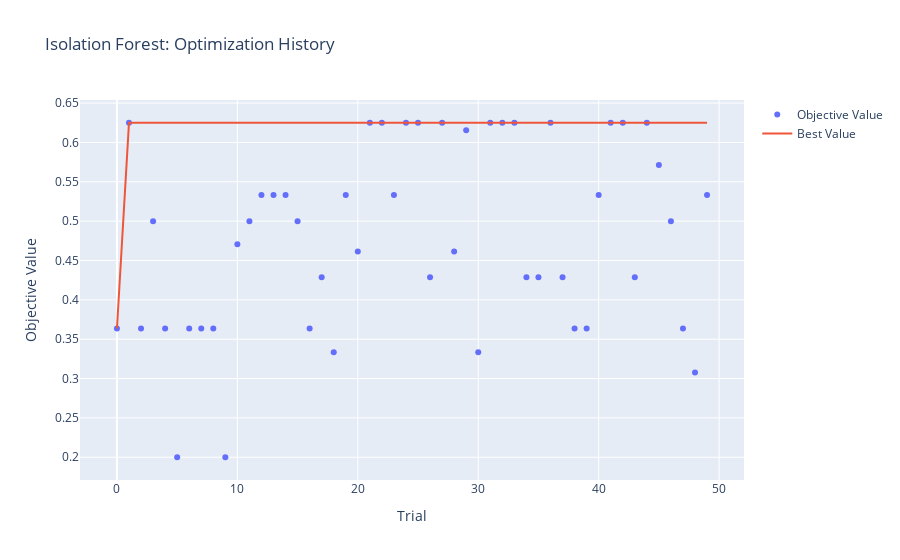
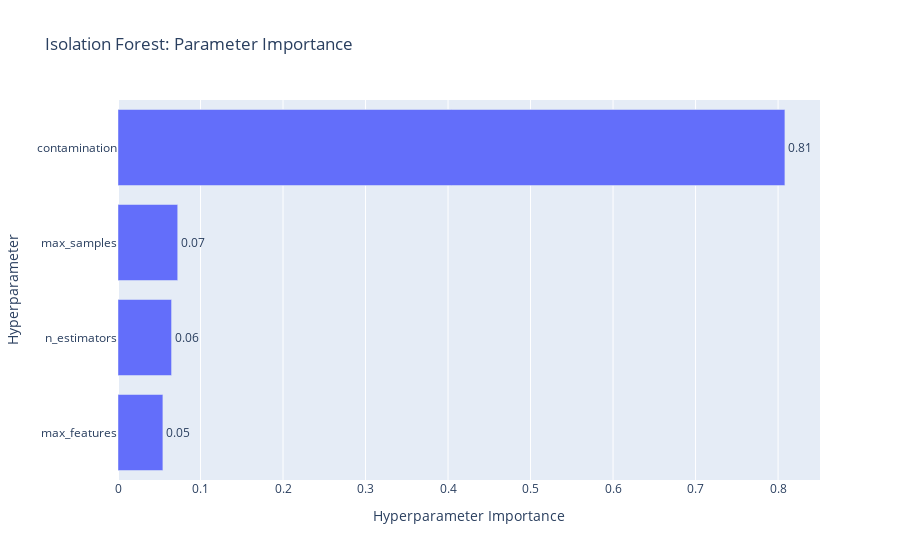

Write notebook code for charts like these, in order.
### Code cell
# Visualize Optuna optimization (Isolation Forest)
fig_history = plot_optimization_history(study_if)
fig_history.update_layout(title="Isolation Forest: Optimization History")
fig_history.write_html(REPORTS_DIR / '04_if_optimization_history.html')
fig_history.show()

fig_importance = plot_param_importances(study_if)
fig_importance.update_layout(title="Isolation Forest: Parameter Importance")
fig_importance.write_html(REPORTS_DIR / '04_if_param_importance.html')
fig_importance.show()

print(f"✅ Saved optimization visualizations to {REPORTS_DIR}")

### Figure 1 — Plotly figure (JSON) as saved in the notebook; plotly's stock layout.template omitted (floating-point values rounded to 4 significant figures)
{"data": [{"mode": "markers", "name": "Objective Value", "type": "scatter", "x": [0, 1, 2, 3, 4, 5, 6, 7, 8, 9, 10, 11, 12, 13, 14, 15, 16, 17, 18, 19, 20, 21, 22, 23, 24, 25, 26, 27, 28, 29, 30, 31, 32, 33, 34, 35, 36, 37, 38, 39, 40, 41, 42, 43, 44, 45, 46, 47, 48, 49], "y": [0.3636, 0.625, 0.3636, 0.5, 0.3636, 0.2, 0.3636, 0.3636, 0.3636, 0.2, 0.4706, 0.5, 0.5333, 0.5333, 0.5333, 0.5, 0.3636, 0.4286, 0.3333, 0.5333, 0.4615, 0.625, 0.625, 0.5333, 0.625, 0.625, 0.4286, 0.625, 0.4615, 0.6154, 0.3333, 0.625, 0.625, 0.625, 0.4286, 0.4286, 0.625, 0.4286, 0.3636, 0.3636, 0.5333, 0.625, 0.625, 0.4286, 0.625, 0.5714, 0.5, 0.3636, 0.3077, 0.5333]}, {"mode": "lines", "name": "Best Value", "type": "scatter", "x": [0, 1, 2, 3, 4, 5, 6, 7, 8, 9, 10, 11, 12, 13, 14, 15, 16, 17, 18, 19, 20, 21, 22, 23, 24, 25, 26, 27, 28, 29, 30, 31, 32, 33, 34, 35, 36, 37, 38, 39, 40, 41, 42, 43, 44, 45, 46, 47, 48, 49], "y": [0.3636, 0.625, 0.625, 0.625, 0.625, 0.625, 0.625, 0.625, 0.625, 0.625, 0.625, 0.625, 0.625, 0.625, 0.625, 0.625, 0.625, 0.625, 0.625, 0.625, 0.625, 0.625, 0.625, 0.625, 0.625, 0.625, 0.625, 0.625, 0.625, 0.625, 0.625, 0.625, 0.625, 0.625, 0.625, 0.625, 0.625, 0.625, 0.625, 0.625, 0.625, 0.625, 0.625, 0.625, 0.625, 0.625, 0.625, 0.625, 0.625, 0.625]}, {"marker": {"color": "#cccccc"}, "mode": "markers", "name": "Infeasible Trial", "showlegend": false, "type": "scatter", "x": [], "y": []}], "layout": {"title": {"text": "Isolation Forest: Optimization History"}, "xaxis": {"title": {"text": "Trial"}}, "yaxis": {"title": {"text": "Objective Value"}}}}

### Figure 2 — Plotly figure (JSON) as saved in the notebook; plotly's stock layout.template omitted (floating-point values rounded to 4 significant figures)
{"data": [{"cliponaxis": false, "hovertemplate": ["max_features (FloatDistribution): 0.05440892482831175<extra></extra>", "n_estimators (IntDistribution): 0.06493235656073379<extra></extra>", "max_samples (CategoricalDistribution): 0.0723810420354784<extra></extra>", "contamination (FloatDistribution): 0.8082776765754762<extra></extra>"], "name": "Objective Value", "orientation": "h", "text": ["0.05", "0.06", "0.07", "0.81"], "textposition": "outside", "type": "bar", "x": [0.05441, 0.06493, 0.07238, 0.8083], "y": ["max_features", "n_estimators", "max_samples", "contamination"]}], "layout": {"title": {"text": "Isolation Forest: Parameter Importance"}, "xaxis": {"title": {"text": "Hyperparameter Importance"}}, "yaxis": {"title": {"text": "Hyperparameter"}}}}
